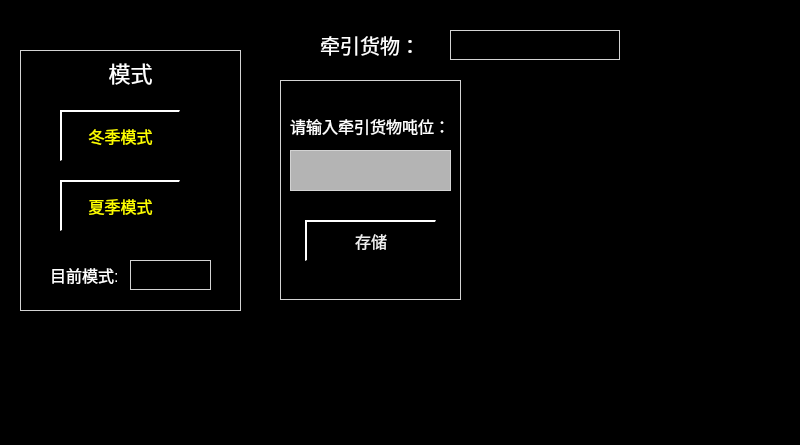
<?xml version="1.0" encoding="UTF-8"?>
<ui version="4.0">
 <class>DataInputOther</class>
 <widget class="QWidget" name="DataInputOther">
  <property name="geometry">
   <rect>
    <x>0</x>
    <y>0</y>
    <width>800</width>
    <height>445</height>
   </rect>
  </property>
  <property name="windowTitle">
   <string>Form</string>
  </property>
  <property name="styleSheet">
   <string notr="true">QWidget
{
	background-color: black;
}
QLabel
{
	border:1px solid lightgray;
    color:white;
font:16px
}

QPushButton
{
	font:16px;
    color: rgb(240,240,240);
	background-color: rgb(0, 0, 0);
	border-top: 2px solid white;	
	border-left: 2px solid white;
}

QPushButton::disabled
{
	font:16px;
	color: rgb(147, 148, 148);
	background-color: black;
	border-bottom: 2px solid white;	
	border-right: 2px solid white;
}</string>
  </property>
  <widget class="QLabel" name="label">
   <property name="geometry">
    <rect>
     <x>20</x>
     <y>50</y>
     <width>221</width>
     <height>261</height>
    </rect>
   </property>
   <property name="styleSheet">
    <string notr="true">font:22px;</string>
   </property>
   <property name="text">
    <string>模式</string>
   </property>
   <property name="alignment">
    <set>Qt::AlignHCenter|Qt::AlignTop</set>
   </property>
  </widget>
  <widget class="QPushButton" name="btnNormalMode">
   <property name="geometry">
    <rect>
     <x>60</x>
     <y>110</y>
     <width>120</width>
     <height>51</height>
    </rect>
   </property>
   <property name="focusPolicy">
    <enum>Qt::NoFocus</enum>
   </property>
   <property name="styleSheet">
    <string notr="true">color:yellow;</string>
   </property>
   <property name="text">
    <string>冬季模式</string>
   </property>
  </widget>
  <widget class="QPushButton" name="btnSummerMode">
   <property name="geometry">
    <rect>
     <x>60</x>
     <y>180</y>
     <width>120</width>
     <height>51</height>
    </rect>
   </property>
   <property name="focusPolicy">
    <enum>Qt::NoFocus</enum>
   </property>
   <property name="styleSheet">
    <string notr="true">color:yellow;</string>
   </property>
   <property name="text">
    <string>夏季模式</string>
   </property>
  </widget>
  <widget class="QLabel" name="labelInfo">
   <property name="geometry">
    <rect>
     <x>130</x>
     <y>260</y>
     <width>81</width>
     <height>30</height>
    </rect>
   </property>
   <property name="text">
    <string/>
   </property>
  </widget>
  <widget class="QLabel" name="labelCurrentValue">
   <property name="geometry">
    <rect>
     <x>450</x>
     <y>30</y>
     <width>170</width>
     <height>30</height>
    </rect>
   </property>
   <property name="styleSheet">
    <string notr="true">font:20px;
color:yellow;</string>
   </property>
   <property name="text">
    <string/>
   </property>
   <property name="alignment">
    <set>Qt::AlignRight|Qt::AlignTrailing|Qt::AlignVCenter</set>
   </property>
  </widget>
  <widget class="QLabel" name="labelInfo_3">
   <property name="geometry">
    <rect>
     <x>320</x>
     <y>30</y>
     <width>100</width>
     <height>30</height>
    </rect>
   </property>
   <property name="styleSheet">
    <string notr="true">font:20px;
border:0px;</string>
   </property>
   <property name="text">
    <string>牵引货物：</string>
   </property>
   <property name="alignment">
    <set>Qt::AlignRight|Qt::AlignTrailing|Qt::AlignVCenter</set>
   </property>
  </widget>
  <widget class="QLabel" name="label_2">
   <property name="geometry">
    <rect>
     <x>290</x>
     <y>110</y>
     <width>161</width>
     <height>31</height>
    </rect>
   </property>
   <property name="styleSheet">
    <string notr="true">border:0px;</string>
   </property>
   <property name="text">
    <string>请输入牵引货物吨位：</string>
   </property>
  </widget>
  <widget class="QLabel" name="label2">
   <property name="geometry">
    <rect>
     <x>280</x>
     <y>80</y>
     <width>181</width>
     <height>220</height>
    </rect>
   </property>
   <property name="styleSheet">
    <string notr="true"/>
   </property>
   <property name="text">
    <string/>
   </property>
   <property name="alignment">
    <set>Qt::AlignHCenter|Qt::AlignTop</set>
   </property>
  </widget>
  <widget class="QPushButton" name="btnStore">
   <property name="geometry">
    <rect>
     <x>305</x>
     <y>220</y>
     <width>131</width>
     <height>41</height>
    </rect>
   </property>
   <property name="focusPolicy">
    <enum>Qt::NoFocus</enum>
   </property>
   <property name="styleSheet">
    <string notr="true"/>
   </property>
   <property name="text">
    <string>存储</string>
   </property>
  </widget>
  <widget class="QLabel" name="labelInput">
   <property name="geometry">
    <rect>
     <x>290</x>
     <y>150</y>
     <width>161</width>
     <height>41</height>
    </rect>
   </property>
   <property name="styleSheet">
    <string notr="true">background-color: rgb(180, 180, 180);</string>
   </property>
   <property name="text">
    <string/>
   </property>
  </widget>
  <widget class="QLabel" name="labelInfo_2">
   <property name="geometry">
    <rect>
     <x>50</x>
     <y>260</y>
     <width>71</width>
     <height>30</height>
    </rect>
   </property>
   <property name="styleSheet">
    <string notr="true">border:0px;</string>
   </property>
   <property name="text">
    <string>目前模式:</string>
   </property>
  </widget>
  <zorder>label2</zorder>
  <zorder>label</zorder>
  <zorder>btnNormalMode</zorder>
  <zorder>btnSummerMode</zorder>
  <zorder>labelInfo</zorder>
  <zorder>labelCurrentValue</zorder>
  <zorder>labelInfo_3</zorder>
  <zorder>label_2</zorder>
  <zorder>btnStore</zorder>
  <zorder>labelInput</zorder>
  <zorder>labelInfo_2</zorder>
 </widget>
 <resources/>
 <connections/>
</ui>
